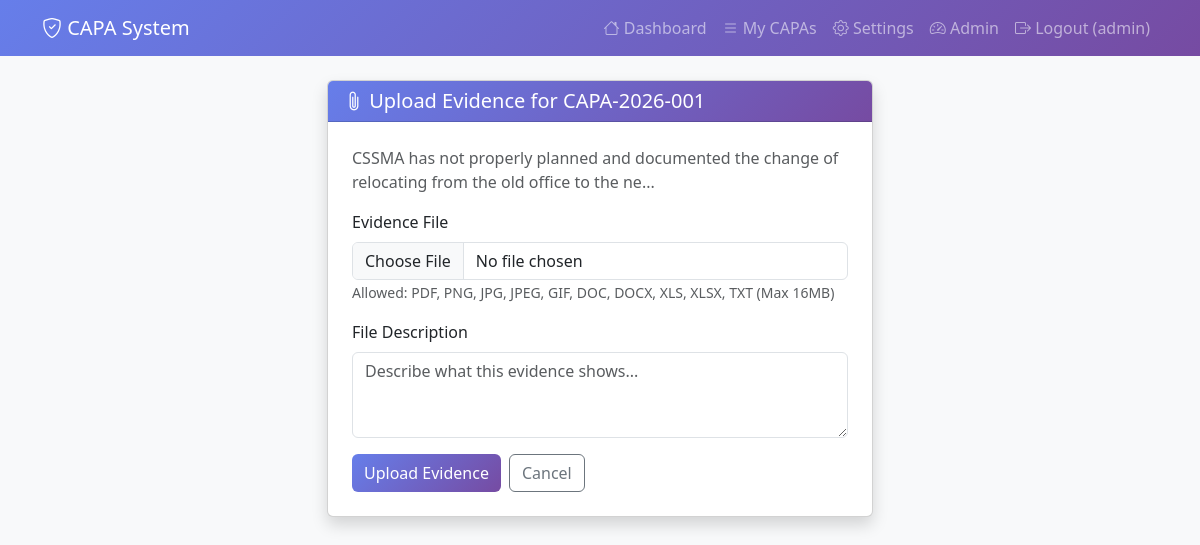
The page /capa/1/evidence/upload (signed in) on the database its author committed.
### models.py (models this page shows, shortened)
class User(UserMixin, db.Model):
    id = db.Column(db.Integer, primary_key=True)
    username = db.Column(db.String(80), unique=True, nullable=False)
    email = db.Column(db.String(120), unique=True, nullable=False)
    password_hash = db.Column(db.String(128))
    is_admin = db.Column(db.Boolean, default=False)
    created_at = db.Column(db.DateTime, default=datetime.utcnow)
    capas = db.relationship('CAPA', backref='owner_user', lazy=True)

class CAPA(db.Model):
    id = db.Column(db.Integer, primary_key=True)
    capa_id = db.Column(db.String(20), unique=True, nullable=False)
    source = db.Column(db.String(50))
    description = db.Column(db.Text)
    root_cause = db.Column(db.Text)
    action_type = db.Column(db.String(20))
    owner = db.Column(db.String(100))
    due_date = db.Column(db.Date)
    action_taken = db.Column(db.Text)
    progress_status = db.Column(db.String(50), default='Not Started')
    status = db.Column(db.String(50), default='Open')
    date_opened = db.Column(db.DateTime, default=datetime.utcnow)
    date_closed = db.Column(db.DateTime)
    action_started_date = db.Column(db.Date)
    action_completed_date = db.Column(db.Date)
    effectiveness_check = db.Column(db.Text)
    feedback = db.Column(db.Text)
    verified_by = db.Column(db.String(100))
    verification_date = db.Column(db.Date)
    user_id = db.Column(db.Integer, db.ForeignKey('user.id'))
    evidence_files = db.relationship('EvidenceFile', backref='capa', lazy=True, cascade='all, delete-orphan')

### routes.py (the view, shortened to what this page needs)
@app.route('/capa/<int:id>/evidence/upload', methods=['GET', 'POST'])
@login_required
def upload_evidence(id):
    capa = CAPA.query.filter_by(id=id, user_id=current_user.id).first_or_404()
    form = EvidenceUploadForm()
    return render_template('upload_evidence.html', form=form, capa=capa)

### forms.py
class EvidenceUploadForm(FlaskForm):
    evidence_file = FileField('Evidence File', validators=[
        FileRequired(),
        FileAllowed(['pdf', 'png', 'jpg', 'jpeg', 'gif', 'doc', 'docx', 'xls', 'xlsx', 'txt'],
                   'Only PDF, images, Word, Excel, and text files are allowed.')
    ])
    description = TextAreaField('File Description', validators=[DataRequired()])
    submit = SubmitField('Upload Evidence')

### app.py (called while the page is built)
@login_manager.user_loader
def load_user(user_id):
    from models import User
    return User.query.get(int(user_id))

### templates/upload_evidence.html (shortened to what this page needs)
{% extends 'base.html' %}
{% block content %}
<div class="row justify-content-center">
    <div class="col-lg-6">
        <div class="card shadow">
            <div class="card-header text-white" style="background: linear-gradient(135deg, #667eea 0%, #764ba2 100%);">
                <h5 class="mb-0"><i class="bi bi-paperclip"></i> Upload Evidence for {{ capa.capa_id }}</h5>
            </div>
            <div class="card-body p-4">
                <p class="text-muted">{{ capa.description[:100] }}{% if capa.description|length > 100 %}...{% endif %}</p>
                <form method="POST" enctype="multipart/form-data">
                    <div class="mb-3">
                        {{ form.evidence_file.label(class="form-label") }}
                        {{ form.evidence_file(class="form-control") }}
                        <small class="form-text text-muted">
                            Allowed: PDF, PNG, JPG, JPEG, GIF, DOC, DOCX, XLS, XLSX, TXT (Max 16MB)
                        </small>
                    </div>
                    <div class="mb-3">
                        {{ form.description.label(class="form-label") }}
                        {{ form.description(class="form-control", rows="3", placeholder="Describe what this evidence shows...") }}
                    </div>
                    <div class="d-flex gap-2">
                        {{ form.submit(class="btn btn-primary-custom text-white") }}
                        <a href="{{ url_for('capa_detail', id=capa.id) }}" class="btn btn-outline-secondary">Cancel</a>
                    </div>
                </form>
            </div>
        </div>
    </div>
</div>
{% endblock %}

### templates/base.html (shortened to what this page needs)
<!DOCTYPE html>
<html lang="en">
<head>
    <link href="https://cdn.jsdelivr.net/npm/bootstrap@5.3.0/dist/css/bootstrap.min.css" rel="stylesheet">
    <link rel="stylesheet" href="https://cdn.jsdelivr.net/npm/bootstrap-icons@1.10.0/font/bootstrap-icons.css">
</head>
<body class="bg-light">
    {% block navbar %}
    <nav class="navbar navbar-expand-lg navbar-dark navbar-custom">
        <div class="container">
            <a class="navbar-brand" href="{{ url_for('home') }}">
                <i class="bi bi-shield-check"></i> CAPA System
            </a>
            {% if current_user.is_authenticated %}
            <div class="navbar-nav ms-auto">
                <a class="nav-link" href="{{ url_for('index') }}"><i class="bi bi-house"></i> Dashboard</a>
                <a class="nav-link" href="{{ url_for('capa_list') }}"><i class="bi bi-list"></i> My CAPAs</a>
                <a class="nav-link" href="{{ url_for('settings') }}"><i class="bi bi-gear"></i> Settings</a>
                {% if current_user.is_admin %}
                <a class="nav-link" href="{{ url_for('admin_dashboard') }}"><i class="bi bi-speedometer2"></i> Admin</a>
                {% endif %}
                <a class="nav-link" href="{{ url_for('logout') }}"><i class="bi bi-box-arrow-right"></i> Logout ({{ current_user.username }})</a>
            </div>
            {% endif %}
        </div>
    </nav>
    {% endblock %}
    <div class="container py-4">
        {% block content %}{% endblock %}
    </div>
</body>
</html>

### rows shown on the page
User: username "admin"
CAPA: capa_id "CAPA-2026-001", description "CSSMA has not properly planned and documented the change of relocating from the old office to the ne"
